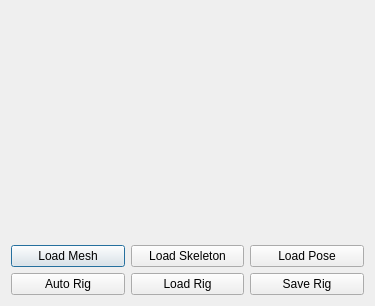
<?xml version="1.0" encoding="UTF-8"?>
<ui version="4.0">
 <class>Dialog</class>
 <widget class="QDialog" name="Dialog">
  <property name="geometry">
   <rect>
    <x>0</x>
    <y>0</y>
    <width>375</width>
    <height>306</height>
   </rect>
  </property>
  <property name="windowTitle">
   <string>Dialog</string>
  </property>
  <layout class="QVBoxLayout" name="verticalLayout">
   <item>
    <widget class="KinectPuppeteeringViewer" name="widget" native="true">
     <property name="sizePolicy">
      <sizepolicy hsizetype="Preferred" vsizetype="Expanding">
       <horstretch>0</horstretch>
       <verstretch>0</verstretch>
      </sizepolicy>
     </property>
    </widget>
   </item>
   <item>
    <layout class="QHBoxLayout" name="horizontalLayout">
     <item>
      <widget class="QPushButton" name="pushButton_loadmesh">
       <property name="sizePolicy">
        <sizepolicy hsizetype="Minimum" vsizetype="Fixed">
         <horstretch>0</horstretch>
         <verstretch>0</verstretch>
        </sizepolicy>
       </property>
       <property name="text">
        <string>Load Mesh</string>
       </property>
      </widget>
     </item>
     <item>
      <widget class="QPushButton" name="pushButton_loadskel">
       <property name="text">
        <string>Load Skeleton</string>
       </property>
      </widget>
     </item>
     <item>
      <widget class="QPushButton" name="pushButton_loadPose">
       <property name="text">
        <string>Load Pose</string>
       </property>
      </widget>
     </item>
    </layout>
   </item>
   <item>
    <layout class="QHBoxLayout" name="horizontalLayout_2">
     <item>
      <widget class="QPushButton" name="pushButton_autorig">
       <property name="enabled">
        <bool>true</bool>
       </property>
       <property name="text">
        <string>Auto Rig</string>
       </property>
      </widget>
     </item>
     <item>
      <widget class="QPushButton" name="pushButton_loadrig">
       <property name="text">
        <string>Load Rig</string>
       </property>
      </widget>
     </item>
     <item>
      <widget class="QPushButton" name="pushButton_saverig">
       <property name="text">
        <string>Save Rig</string>
       </property>
      </widget>
     </item>
    </layout>
   </item>
  </layout>
 </widget>
 <customwidgets>
  <customwidget>
   <class>KinectPuppeteeringViewer</class>
   <extends>QWidget</extends>
   <header>../KinectPuppeteeringViewer.h</header>
   <container>1</container>
   <slots>
    <slot>LoadMesh()</slot>
    <slot>LoadSkeleton()</slot>
    <slot>AutoRig()</slot>
    <slot>LoadPose()</slot>
    <slot>SaveRig()</slot>
    <slot>LoadRig()</slot>
   </slots>
  </customwidget>
 </customwidgets>
 <resources/>
 <connections>
  <connection>
   <sender>pushButton_autorig</sender>
   <signal>clicked()</signal>
   <receiver>widget</receiver>
   <slot>AutoRig()</slot>
   <hints>
    <hint type="sourcelabel">
     <x>327</x>
     <y>271</y>
    </hint>
    <hint type="destinationlabel">
     <x>199</x>
     <y>128</y>
    </hint>
   </hints>
  </connection>
  <connection>
   <sender>pushButton_loadmesh</sender>
   <signal>clicked()</signal>
   <receiver>widget</receiver>
   <slot>LoadMesh()</slot>
   <hints>
    <hint type="sourcelabel">
     <x>72</x>
     <y>271</y>
    </hint>
    <hint type="destinationlabel">
     <x>199</x>
     <y>128</y>
    </hint>
   </hints>
  </connection>
  <connection>
   <sender>pushButton_loadskel</sender>
   <signal>clicked()</signal>
   <receiver>widget</receiver>
   <slot>LoadSkeleton()</slot>
   <hints>
    <hint type="sourcelabel">
     <x>200</x>
     <y>271</y>
    </hint>
    <hint type="destinationlabel">
     <x>199</x>
     <y>128</y>
    </hint>
   </hints>
  </connection>
  <connection>
   <sender>pushButton_loadPose</sender>
   <signal>clicked()</signal>
   <receiver>widget</receiver>
   <slot>LoadPose()</slot>
   <hints>
    <hint type="sourcelabel">
     <x>435</x>
     <y>271</y>
    </hint>
    <hint type="destinationlabel">
     <x>252</x>
     <y>128</y>
    </hint>
   </hints>
  </connection>
  <connection>
   <sender>pushButton_loadrig</sender>
   <signal>clicked()</signal>
   <receiver>widget</receiver>
   <slot>LoadRig()</slot>
   <hints>
    <hint type="sourcelabel">
     <x>187</x>
     <y>277</y>
    </hint>
    <hint type="destinationlabel">
     <x>187</x>
     <y>110</y>
    </hint>
   </hints>
  </connection>
  <connection>
   <sender>pushButton_saverig</sender>
   <signal>clicked()</signal>
   <receiver>widget</receiver>
   <slot>SaveRig()</slot>
   <hints>
    <hint type="sourcelabel">
     <x>304</x>
     <y>277</y>
    </hint>
    <hint type="destinationlabel">
     <x>187</x>
     <y>110</y>
    </hint>
   </hints>
  </connection>
 </connections>
</ui>
